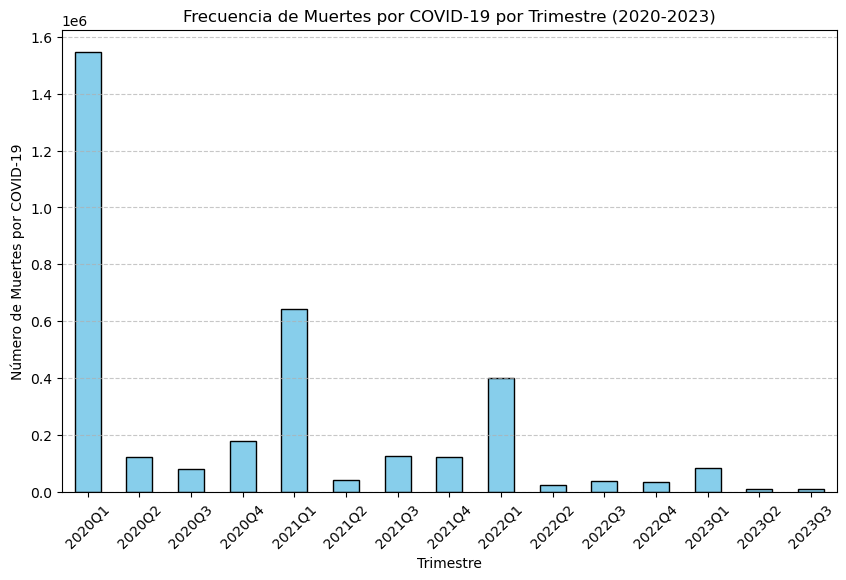

Source code (Python):
import pandas as pd
import matplotlib.pyplot as plt

# Cargar los datos (reemplaza 'tu_archivo.csv' con tu archivo)
df = pd.read_csv("covid-19.csv")

df = df[df['Age Group'] == 'All Ages']

df = df[df['State'] != 'United States']

# Definir constantes para las columnas
START_DATE = 'Start Date'
END_DATE = 'End Date'

# Convertir las fechas a formato datetime
df[START_DATE] = pd.to_datetime(df[START_DATE])
df[END_DATE] = pd.to_datetime(df[END_DATE])

# Crear una nueva columna con el trimestre
df['Quarter'] = pd.PeriodIndex(df[START_DATE], freq='Q')

# Agrupar los datos por trimestre y sumar las muertes

deaths_by_quarter = df.groupby('Quarter')['COVID-19 Deaths'].sum()

# Crear el histograma
plt.figure(figsize=(10, 6))
deaths_by_quarter.plot(kind='bar', color='skyblue', edgecolor='black')

# Personalizar el gráfico
plt.xlabel('Trimestre')
plt.ylabel('Número de Muertes por COVID-19')
plt.title('Frecuencia de Muertes por COVID-19 por Trimestre (2020-2023)')
plt.xticks(rotation=45)
plt.grid(axis='y', linestyle='--', alpha=0.7)

plt.show()
